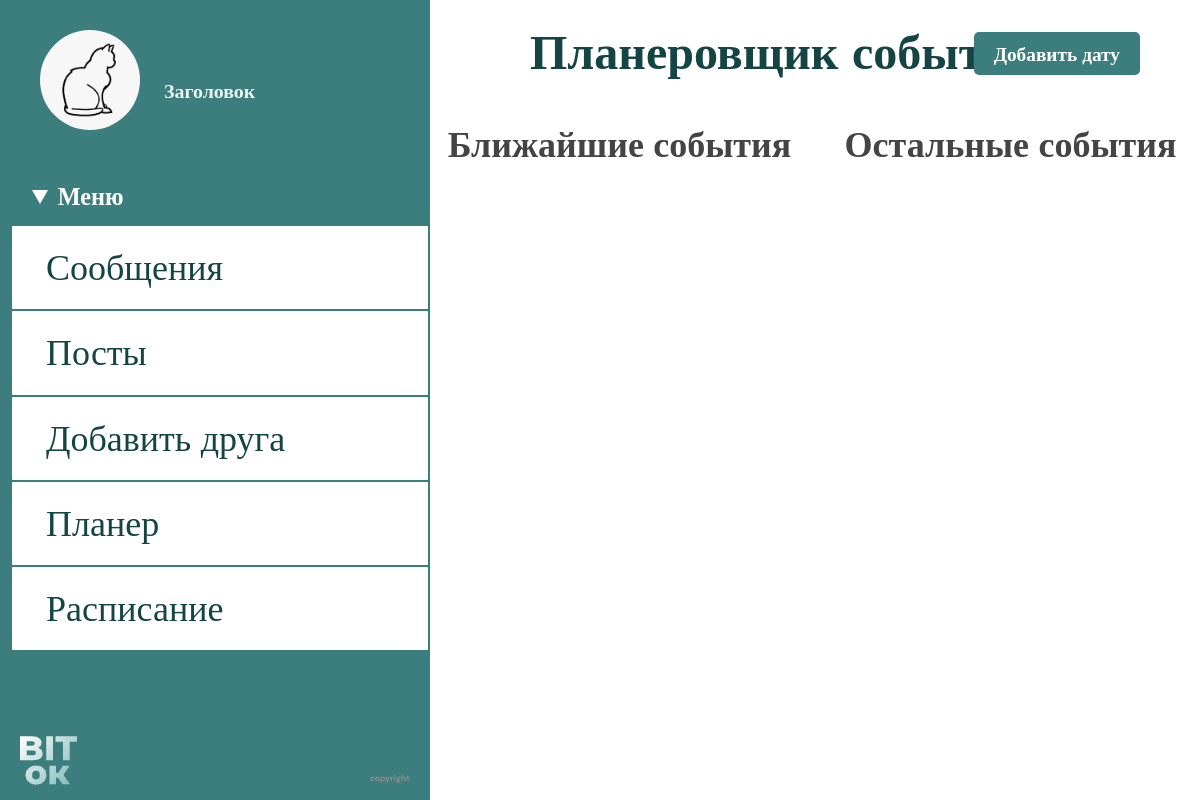
The app's page /date (signed in) with its own data.
### data/user.py (models this page shows, shortened)
class User(SqlAlchemyBase, UserMixin):
    __tablename__ = 'user'
    id = sqlalchemy.Column(sqlalchemy.Integer,
                           primary_key=True, autoincrement=True)
    name = sqlalchemy.Column(sqlalchemy.String, nullable=True)
    email = sqlalchemy.Column(sqlalchemy.String,
                              index=True, unique=True, nullable=True)
    hashed_password = sqlalchemy.Column(sqlalchemy.String, nullable=True)
    publications = sqlalchemy.Column(sqlalchemy.String, nullable=True)
    friends = sqlalchemy.Column(sqlalchemy.String, nullable=True)
    potential_friends = sqlalchemy.Column(sqlalchemy.String, nullable=True)
    photo = sqlalchemy.Column(sqlalchemy.String)
    messages = sqlalchemy.Column(sqlalchemy.String)
    messages_bad = sqlalchemy.Column(sqlalchemy.String)
    form = sqlalchemy.Column(sqlalchemy.String)
    role = sqlalchemy.Column(sqlalchemy.Integer)
    chats = sqlalchemy.Column(sqlalchemy.String)
    idstr = sqlalchemy.Column(sqlalchemy.String)
    current_form = sqlalchemy.Column(sqlalchemy.String)

### main.py (the view, shortened to what this page needs)
@app.route('/date', methods=['GET', 'POST'])
def date():
    form = AddDate()
    dates = db_sess.query(Date).filter(Date.user == current_user.id).all()
    outdated = list(
        filter(lambda a: datetime.now().date() - datetime.fromisoformat(a.date).date() >= timedelta(days=1), dates))
    outdated = list(map(lambda a: a.id, outdated))
    db_sess.query(Date).filter(Date.id.in_(outdated)).delete()
    db_sess.commit()
    dates = db_sess.query(Date).filter(Date.user == current_user.id).all()
    dates1 = list(
        filter(lambda a: datetime.fromisoformat(a.date).date() - datetime.now().date() < timedelta(days=2), dates))
    dates2 = list(
        filter(lambda a: datetime.fromisoformat(a.date).date() - datetime.now().date() >= timedelta(days=2), dates))
    print(dates1, dates2)
    return render_template('date.html', title='Добавление даты', form=form, dates1=dates1, dates2=dates2)

### data/db_session.py (called while the page is built)
def create_session() -> Session:
    global __factory
    return __factory()

### main.py (called while the page is built)
@login_manager.user_loader
def load_teacher(user_id):
    db_sess = db_session.create_session()
    return db_sess.query(User).get(user_id)

### templates/date.html (shortened to what this page needs)
<!DOCTYPE html>
<html lang="en">
<head>
    <link rel="stylesheet" href="/static/css/planer_style/planer_style.css">
</head>
<body>
    <div class="site">
        <div class="site_left">
            <div class="profile">
                <div class="profile__img-wrapper">
                    <img src="/static/profile_photos/{{current_user.photo}}" alt="" class="profile__img">
                </div>
                <a href="/profile" class="profile__name" display="block">{{current_user.name}}</a>
            </div>
            <nav class="menu">
                <details class="menu__deatils-block" open>
                    <summary class="menu__title">Меню</summary>
                    <div class="menu__list-wrapper">
                        <ul class="menu__list">
                            <li><a href="/main" class="menu__link">Сообщения</a></li>
                            <li><a href="/posts" class="menu__link">Посты</a></li>
                            <li><a href="/add_friend" class="menu__link">Добавить друга</a></li>
                            <li><a href="/date" class="menu__link">Планер</a></li>
                            <li><a href="/timetable" class="menu__link">Расписание</a></li>
                        </ul>
                    </div>
                </details>
            </nav>
            <footer class="footer">
                <a href="/index" class="footer__logo"><img src="/static/img/logo_footer.png" alt=""></a>
                <p class="footer__copyright">copyright</p>
            </footer>
        </div>
        <div class="site_right">
            <h1 class="site__heading">Планеровщик событий</h1>
            <button class="planer__action-button">
                Добавить дату
            </button>
            <div class="planer">
                <div class="planer_left">
                    <h2 class="planer__heading">Ближайшие события</h2>
                </div>
                <div class="planer_right">
                    <h2 class="planer__heading">Остальные события</h2>
                </div>
            </div>
        </div>
    </div>
</body>
</html>

### static/css/planer_style/planer_style.css (style rules this page uses)
* { padding: 0; margin: 0; border: 0; }
*, *:before, *:after { box-sizing: border-box; }
nav, footer, header, aside { display: block; }
html, body { height: 100%; width: 100%; font-size: 100%; line-height: 1; font-size: 14px; -ms-text-size-adjust: 100%; -moz-text-size-adjust: 100%; -webkit-text-size-adjust: 100%; }
input, button, textarea { font-family: inherit; }
button { cursor: pointer; }
a, a:visited { text-decoration: none; }
ul li { list-style: none; }
img { vertical-align: top; }
h1, h2, h3, h4, h5, h6 { font-size: inherit; font-weight: 400; }
.site { display: flex; position: relative; background-color: #fff; max-width: 100vw; overflow: hidden; }
.site_left { position: sticky; z-index: 100; left: 0; top: 0; width: 430px; height: 100vh; background: rgb(60, 126, 126); }
.site_left .profile { display: flex; gap: 24px; padding: 30px 0px 50px 40px; }
.site_left .profile__img { width: 100%; height: 100%; border-radius: 50%; }
.site_left .profile__img-wrapper { width: 100px; height: 100px; background: rgb(60, 126, 126); border-radius: 50%; }
.site_left .profile__name { color: rgba(255, 255, 255, 0.9); font-family: Montserrat; font-size: 19.89px; font-weight: 700; line-height: 120%; letter-spacing: 0%; text-align: center; padding-top: 50px; }
.site_left .menu { overflow: auto; max-height: 68vh; padding: 2px 2px 2px 12px; scrollbar-color: rgb(60, 126, 126) rgb(60, 126, 126); position: relative; }
.site_left .menu__deatils-block { overflow: hidden; }
.site_left .menu__deatils-block[open] ul { animation: slide 0.5s ease-in-out; }
.site_left .menu__title { color: rgb(255, 255, 255); font-family: Montserrat; font-size: 24.27px; font-weight: 700; line-height: 120%; letter-spacing: 0%; text-align: left; margin-bottom: 15px; padding-left: 20px; cursor: pointer; }
.site_left .menu__list { display: flex; flex-direction: column; gap: 2px; z-index: -10; }
.site_left .menu__list-wrapper { overflow: hidden; }
.site_left .menu__link { display: block; border-radius: 1px; background: rgb(255, 255, 255); width: 100%; padding: 20px 34px; color: rgb(21, 68, 68); font-family: Montserrat; font-size: 36px; font-weight: 400; line-height: 120%; letter-spacing: 0%; text-align: left; }
.site_left .footer { position: absolute; left: 0; bottom: 0; display: flex; justify-content: space-between; align-items: flex-end; width: 100%; padding: 0 20px 15px 20px; }
.site_left .footer__copyright { color: rgb(142, 141, 138); font-family: "DM Sans"; font-size: 8.42px; font-weight: 800; line-height: 130%; letter-spacing: 0px; text-align: center; }
.site_right { position: absolute; top: 0; width: 100vw; max-height: 100vh; padding-left: 430px; }
.site__heading { color: rgb(21, 68, 68); font-family: Montserrat; font-size: 48px; font-weight: 700; line-height: 120%; text-align: left; padding-left: 100px; padding-top: 24px; margin-bottom: 40px; }
.planer { display: grid; grid-template-columns: repeat(2, 1fr); gap: 12px; position: relative; }
.planer__action-button { border-radius: 5px; background: rgb(60, 126, 126); color: rgb(255, 255, 255); font-family: Open Sans; font-size: 19.32px; font-weight: 600; line-height: 120%; letter-spacing: 0%; text-align: center; padding: 10px 20px; position: absolute; top: 32px; right: 60px; }
.planer__heading { color: rgb(68, 68, 68); font-family: Open Sans; font-size: 36px; font-weight: 600; line-height: 120%; letter-spacing: 0%; text-align: center; margin-bottom: 24px; }

### records on screen
User: photo (picture), name "Заголовок"
